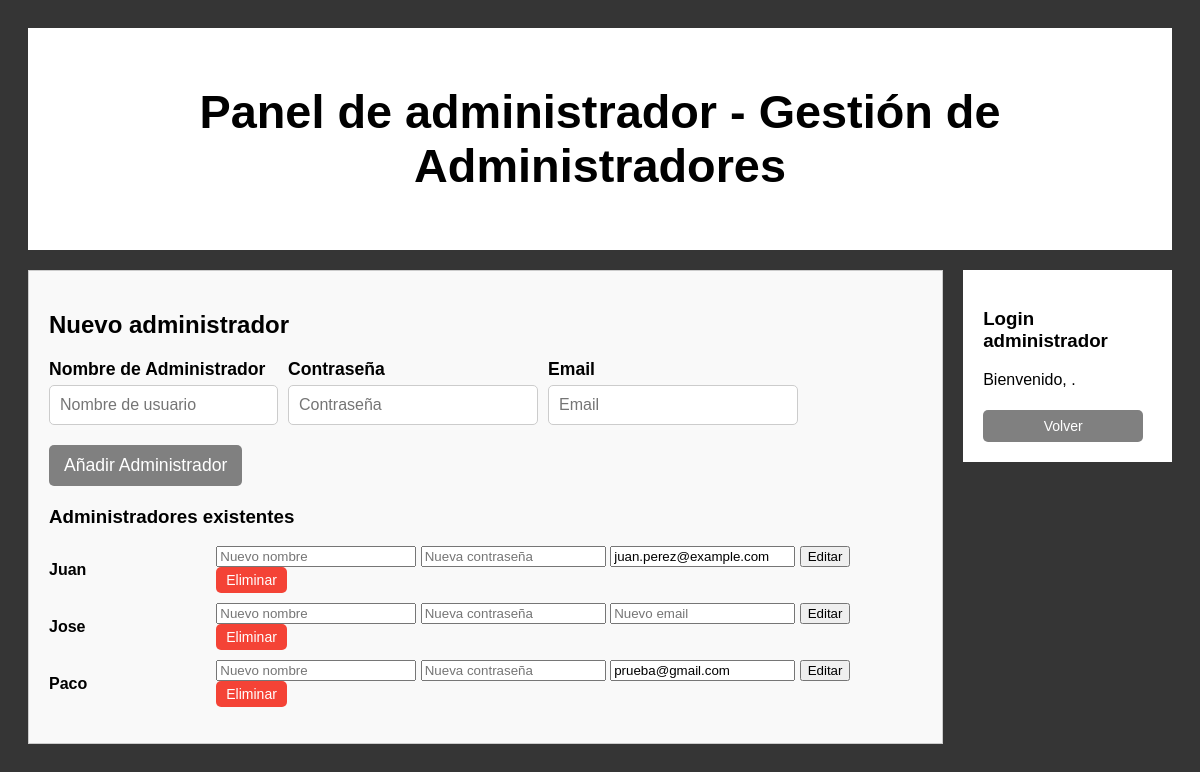
Screenshot of /php/gestionar_administradores.php (signed in) with the database file from the repository.
### tables this page shows
CREATE TABLE IF NOT EXISTS `administrador` (
  `id_administrador` int NOT NULL AUTO_INCREMENT,
  `nombre` varchar(50) NOT NULL,
  `email` varchar(100) NOT NULL,
  `password` varchar(255) NOT NULL,
  `fecha_creacion` timestamp NULL DEFAULT CURRENT_TIMESTAMP,
  PRIMARY KEY (`id_administrador`)
);

### php/gestionar_administradores.php (the view, shortened to what this page needs)
<?php
$conexion = conectarDB();
$administradores = [];
try {
    $sqlSelect = "SELECT id_administrador, nombre, email FROM administrador";
    $stmtSelect = $conexion->prepare($sqlSelect);
    $stmtSelect->execute();
    $administradores = $stmtSelect->fetchAll(PDO::FETCH_ASSOC);
} catch (Exception $e) {
    $error = "Error al recuperar los administradores: " . $e->getMessage();
}
?>
<!DOCTYPE html>
<html lang="es">
<head>
    <link rel="stylesheet" type="text/css" href="../css/styles.css">
</head>
<body>
    <div class="header">
        <h3>Panel de administrador - Gestión de Administradores</h3>
    </div>
    <div class="leftcolumn">
        <div class="form-container">
            <h2>Nuevo administrador</h2>
            <form action="gestionar_administradores.php" method="POST">
                <div class="form-group-container">
                    <div class="form-group">
                        <label for="nombre_administrador">Nombre de Administrador</label>
                        <input type="text" id="nombre_administrador" name="nombre_administrador" placeholder="Nombre de usuario" required>
                    </div>
                    <div class="form-group">
                        <label for="password_administrador">Contraseña</label>
                        <input type="password" id="password_administrador" name="password_administrador" placeholder="Contraseña" required>
                    </div>
                    <div class="form-group">
                        <label for="email_administrador">Email</label>
                        <input type="email" id="email_administrador" name="email_administrador" placeholder="Email" required>
                    </div>
                </div>
                <div class="form-group">
                    <input type="submit" value="Añadir Administrador">
                </div>
            </form>
            <h3>Administradores existentes</h3>
            <?php if (!empty($administradores)): ?>
                <ul>
                    <?php foreach ($administradores as $administrador): ?>
                        <li class="administrador-item">
                            <label><?php echo htmlspecialchars($administrador['nombre']); ?></label>
                            <form action="gestionar_administradores.php" method="POST" style="display:inline;">
                                <input type="text" name="nuevo_nombre_administrador" placeholder="Nuevo nombre" required>
                                <input type="password" name="nueva_password_administrador" placeholder="Nueva contraseña">
                                <input type="email" name="nuevo_email_administrador" placeholder="Nuevo email" value="<?php echo htmlspecialchars($administrador['email']); ?>">
                                <input type="submit" value="Editar">
                                <a href="gestionar_administradores.php?eliminar_administrador_id=<?php echo $administrador['id_administrador']; ?>" onclick="return confirm('¿Estás seguro de eliminar este administrador?');" class="boton-eliminar">Eliminar</a>
                            </form>
                        </li>
                    <?php endforeach; ?>
                </ul>
            <?php else: ?>
                <p>No hay administradores disponibles.</p>
            <?php endif; ?>
        </div>
    </div>
    <div class="rightcolumn">
        <div class="card">
            <h3>Login administrador</h3>
            <?php
            if (isset($_SESSION['username'])) {
            ?>
                <p>Bienvenido, <?php echo htmlspecialchars($_SESSION['username']); ?>.</p>
                <a href="./administrador.php" class="admin-btn">Volver</a><br>
            <?php
            }
            ?>
        </div>
    </div>
</body>
</html>

### css/styles.css (style rules this page uses)
* { box-sizing: border-box; }
body { font-family: Arial; padding: 20px; background: #353535; }
.leftcolumn { float: left; width: 80%; }
.rightcolumn { float: left; width: 20%; padding-left: 20px; }
.card { background-color: white; padding: 20px; margin-top: 20px; max-width: 100%; }
.form-group { margin-bottom: 20px; }
.form-group label { font-size: 1.1em; font-weight: bold; margin-bottom: 10px; display: block; }
.form-group input[type="text"], .form-group textarea { width: 100%; padding: 10px; font-size: 1em; border: 1px solid #ccc; border-radius: 5px; box-sizing: border-box; }
.form-group input[type="password"] { width: 250px; padding: 10px; font-size: 1em; border: 1px solid #ccc; border-radius: 5px; box-sizing: border-box; }
.form-group input[type="email"] { width: 250px; padding: 10px; font-size: 1em; border: 1px solid #ccc; border-radius: 5px; box-sizing: border-box; }
.form-group input[type="submit"] { background-color: grey; color: white; padding: 10px 15px; border: none; border-radius: 5px; font-size: 1.1em; cursor: pointer; }
.form-container { margin: 20px auto; padding: 20px; border: 1px solid #ccc; border-radius: 0px; background-color: #f9f9f9; }
.form-group-container { display: flex; justify-content: flex-start; gap: 10px; }
.form-group label { display: block; margin-bottom: 5px; }
h2 { font-size: 1.5em; margin-bottom: 20px; }
.administrador-item { margin-bottom: 15px; display: flex; align-items: center; }
.administrador-item input[type="text"] { margin-left: 10px; width: 200px; }
.administrador-item label { font-weight: bold; width: 150px; margin-right: 10px; }
.boton-eliminar { display: inline-block; padding: 5px 10px; background-color: #f44336; color: white; text-align: center; text-decoration: none; border-radius: 5px; font-size: 14px; cursor: pointer; transition: background-color 0.3s ease; }
.boton-eliminar { margin-left: 10px; }
.form-container ul { list-style: none; padding: 0; }
.form-container ul li { margin-bottom: 10px; }
.admin-btn { text-decoration: none; padding: 8px 15px; border-radius: 5px; font-size: 14px; color: #fff; background-color: grey; display: inline-block; margin: 5px 5px 0 0; transition: background-color 0.3s ease; width: 160px; text-align: center; }
.header { padding: 10px; font-size: 40px; text-align: center; background: white; }

### rows the page displays
administrador: nombre "Juan", nuevo_email_administrador "juan.perez@example.com"
administrador: nombre "Jose"
administrador: nombre "Paco", nuevo_email_administrador "prueba@gmail.com"
